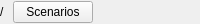
            <widget class="QWidget" name="crumbRow" native="true">
             <property name="minimumSize">
              <size>
               <width>0</width>
               <height>24</height>
              </size>
             </property>
             <property name="maximumSize">
              <size>
               <width>16777215</width>
               <height>24</height>
              </size>
             </property>
             <layout class="QHBoxLayout" name="crumbRowLayout">
              <property name="spacing">
               <number>0</number>
              </property>
              <property name="leftMargin">
               <number>0</number>
              </property>
              <property name="topMargin">
               <number>0</number>
              </property>
              <property name="rightMargin">
               <number>0</number>
              </property>
              <property name="bottomMargin">
               <number>0</number>
              </property>
              <item>
               <widget class="QWidget" name="crumbs" native="true">
                <property name="list" stdset="0">
                 <string>Logic.crumbs('Scenarios', 'Favourites', 'Recent')</string>
                </property>
                <property name="showIf" stdset="0">
                 <string>query === ''</string>
                </property>
                <layout class="QHBoxLayout" name="crumbsLayout">
                 <property name="spacing">
                  <number>8</number>
                 </property>
                 <property name="leftMargin">
                  <number>0</number>
                 </property>
                 <property name="topMargin">
                  <number>0</number>
                 </property>
                 <property name="rightMargin">
                  <number>0</number>
                 </property>
                 <property name="bottomMargin">
                  <number>0</number>
                 </property>
                 <item>
                  <widget class="QWidget" name="crumb" native="true">
                   <property name="template" stdset="0">
                    <bool>true</bool>
                   </property>
                   <layout class="QHBoxLayout" name="crumbLayout">
                    <property name="spacing">
                     <number>8</number>
                    </property>
                    <property name="leftMargin">
                     <number>0</number>
                    </property>
                    <property name="topMargin">
                     <number>0</number>
                    </property>
                    <property name="rightMargin">
                     <number>0</number>
                    </property>
                    <property name="bottomMargin">
                     <number>0</number>
                    </property>
                    <item>
                     <widget class="QLabel" name="crumbSep">
                      <property name="text">
                       <string>/</string>
                      </property>
                      <property name="role" stdset="0">
                       <string>crumbSep</string>
                      </property>
                      <property name="showIf" stdset="0">
                       <string>index &gt; 0</string>
                      </property>
                     </widget>
                    </item>
                    <item>
                     <widget class="QPushButton" name="crumbLink">
                      <property name="text">
                       <string>Scenarios</string>
                      </property>
                      <property name="focusPolicy">
                       <enum>Qt::FocusPolicy::NoFocus</enum>
                      </property>
                      <property name="cursor">
                       <cursorShape>PointingHandCursor</cursorShape>
                      </property>
                      <property name="role" stdset="0">
                       <string>link</string>
                      </property>
                      <property name="action" stdset="0">
                       <string>Logic.open(item.path)</string>
                      </property>
                      <property name="bind" stdset="0">
                       <string>item.name</string>
                      </property>
                      <property name="bind_tint" stdset="0">
                       <string>index === 0 ? 'dim' : 'text'</string>
                      </property>
                      <property name="tint" stdset="0">
                       <string>dim</string>
                      </property>
                      <property name="buttonSize" stdset="0">
                       <string>crumb</string>
                      </property>
                      <property name="letterSpacing" stdset="0">
                       <double>0.5</double>
                      </property>
                     </widget>
                    </item>
                   </layout>
                  </widget>
                 </item>
                </layout>
               </widget>
              </item>
              <item>
               <widget class="QLabel" name="matchCount">
                <property name="role" stdset="0">
                 <string>count</string>
                </property>
                <property name="bind" stdset="0">
                 <string>shown.length + (shown.length === 1 ? ' scenario' : ' scenarios') + ' match'</string>
                </property>
                <property name="showIf" stdset="0">
                 <string>query !== ''</string>
                </property>
               </widget>
              </item>
              <item>
               <spacer name="hSpacer_12">
                <property name="orientation">
                 <enum>Qt::Orientation::Horizontal</enum>
                </property>
                <property name="sizeHint" stdset="0">
                 <size>
                  <width>0</width>
                  <height>20</height>
                 </size>
                </property>
               </spacer>
              </item>
             </layout>
            </widget>
